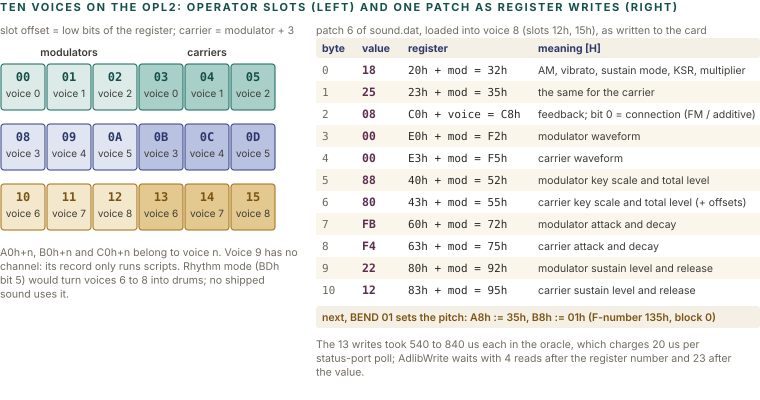

This figure's Python source:
import sys; sys.path.insert(0, '.')
from figlib import *

c = Canvas(760, 400)
c.section(0, 11, "Ten voices on the OPL2: operator slots (left) and one patch as register writes (right)")

# ---- left: slot map ----
c.text(0, 34, "slot offset = low bits of the register; carrier = modulator + 3", size=10.5, color=MUTED)
c.text(3 * 46 / 2, 56, "modulators", size=10.5, weight=600, color=INK2, anchor="middle")
c.text(3 * 46 * 1.5, 56, "carriers", size=10.5, weight=600, color=INK2, anchor="middle")
kinds = ["teal", "navy", "ochre"]
voices = [(0, 0x00), (1, 0x01), (2, 0x02), (3, 0x08), (4, 0x09), (5, 0x0A), (6, 0x10), (7, 0x11), (8, 0x12)]
cw, chh = 46, 46
y = 64
for g in range(3):
    gy = y + g * (chh + 14)
    for j in range(3):
        v, off = voices[g * 3 + j]
        tc, sc, fc = PAL[kinds[g]]
        for part, o in (("mod", off), ("car", off + 3)):
            x = j * cw if part == "mod" else (j + 3) * cw
            c.rect(x + 1, gy, cw - 2, chh, fill=fc if part == "mod" else MID[kinds[g]], stroke=sc, sw=1.1, rx=3)
            c.text(x + cw / 2, gy + 17, "%02X" % o, size=12, weight=700, color=tc, anchor="middle", mono=True)
            c.text(x + cw / 2, gy + 33, "voice %d" % v, size=10, color=INK2, anchor="middle")
c.para(0, y + 3 * (chh + 14) + 12, "A0h+n, B0h+n and C0h+n belong to voice n. Voice 9 has no channel: its record only runs scripts. "
       "Rhythm mode (BDh bit 5) would turn voices 6 to 8 into drums; no shipped sound uses it.", 280, size=10.5, color=MUTED)

# ---- right: patch table ----
RX = 316
c.text(RX, 34, "patch 6 of sound.dat, loaded into voice 8 (slots 12h, 15h), as written to the card", size=10.5, color=MUTED)
hd = [("byte", 0), ("value", 40), ("register", 86), ("meaning [H]", 216)]
y = 52
c.rect(RX, y - 14, 444, 20, fill=PANEL, rx=3)
for t, dx in hd:
    c.text(RX + dx + 6, y, t, size=10.5, weight=700, color=PAL["navy"][0])
rows = [
    ("0", "18", "20h + mod = 32h", "AM, vibrato, sustain mode, KSR, multiplier"),
    ("1", "25", "23h + mod = 35h", "the same for the carrier"),
    ("2", "08", "C0h + voice = C8h", "feedback; bit 0 = connection (FM / additive)"),
    ("3", "00", "E0h + mod = F2h", "modulator waveform"),
    ("4", "00", "E3h + mod = F5h", "carrier waveform"),
    ("5", "88", "40h + mod = 52h", "modulator key scale and total level"),
    ("6", "80", "43h + mod = 55h", "carrier key scale and total level (+ offsets)"),
    ("7", "FB", "60h + mod = 72h", "modulator attack and decay"),
    ("8", "F4", "63h + mod = 75h", "carrier attack and decay"),
    ("9", "22", "80h + mod = 92h", "modulator sustain level and release"),
    ("10", "12", "83h + mod = 95h", "carrier sustain level and release"),
]
for i, (b, v, reg, mean) in enumerate(rows):
    y += 22
    if i % 2:
        c.rect(RX, y - 15, 444, 22, fill="#FAF6EC", rx=0)
    c.text(RX + 6, y, b, size=11, color=MUTED, mono=True)
    c.text(RX + 46, y, v, size=11.5, weight=700, color=PAL["plum"][0], mono=True)
    c.text(RX + 92, y, reg, size=11, color=INK, mono=True)
    c.text(RX + 222, y, mean, size=10.5, color=INK2)
y += 26
c.rect(RX, y - 14, 444, 22, fill=PANEL, rx=3)
c.text(RX + 6, y + 1, "next, BEND 01 sets the pitch: A8h := 35h, B8h := 01h (F-number 135h, block 0)", size=10.5, color=PAL["ochre"][0], weight=600)
y += 28
c.para(RX, y, "The 13 writes took 540 to 840 us each in the oracle, which charges 20 us per status-port poll; "
       "AdlibWrite waits with 4 reads after the register number and 23 after the value.", 444, size=10.5, color=MUTED)
c.save("figs/snd_opl.svg")
